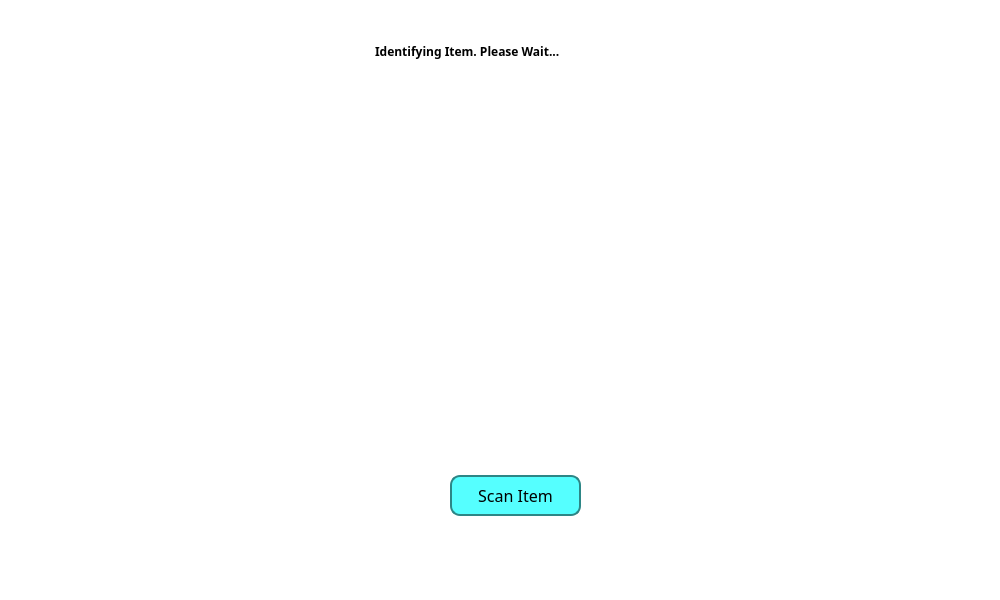
<?xml version="1.0" encoding="UTF-8"?>
<ui version="4.0">
 <class>MainWindow</class>
 <widget class="QMainWindow" name="MainWindow">
  <property name="geometry">
   <rect>
    <x>0</x>
    <y>0</y>
    <width>1000</width>
    <height>600</height>
   </rect>
  </property>
  <property name="windowTitle">
   <string>MainWindow</string>
  </property>
  <property name="styleSheet">
   <string notr="true">background-color: rgb(255, 255, 255);</string>
  </property>
  <widget class="QWidget" name="centralwidget">
   <widget class="QWidget" name="widget" native="true">
    <property name="geometry">
     <rect>
      <x>25</x>
      <y>0</y>
      <width>950</width>
      <height>550</height>
     </rect>
    </property>
    <property name="font">
     <font>
      <weight>75</weight>
      <bold>true</bold>
     </font>
    </property>
    <property name="styleSheet">
     <string notr="true">
#widget {
    background-color: rgb(255, 255, 255);
}

#pushButton {
    border: 2px solid rgb(45, 134, 134); /* Border color */
    background-color: rgb(85, 255, 255); /* Button background color */
    border-radius: 10px; /* Round the corners */
    padding: 10px; /* Adjust padding for better look */
	outline: none;
}

#pushButton:hover {
    background-color: rgb(65, 235, 235); /* Slightly darker on hover */
}

#pushButton:pressed {
    background-color: rgb(45, 205, 205); /* Even darker when pressed */
}
</string>
    </property>
    <widget class="QPushButton" name="pushButton">
     <property name="geometry">
      <rect>
       <x>425</x>
       <y>475</y>
       <width>131</width>
       <height>41</height>
      </rect>
     </property>
     <property name="font">
      <font>
       <family>Sans Serif</family>
       <pointsize>12</pointsize>
       <weight>50</weight>
       <bold>false</bold>
      </font>
     </property>
     <property name="text">
      <string>Scan Item</string>
     </property>
    </widget>
    <widget class="QLabel" name="label">
     <property name="geometry">
      <rect>
       <x>350</x>
       <y>40</y>
       <width>291</width>
       <height>22</height>
      </rect>
     </property>
     <property name="font">
      <font>
       <family>Sans Serif</family>
       <weight>75</weight>
       <bold>true</bold>
      </font>
     </property>
     <property name="text">
      <string>Identifying Item. Please Wait...</string>
     </property>
    </widget>
    <widget class="QWidget" name="widget_2" native="true">
     <property name="geometry">
      <rect>
       <x>70</x>
       <y>70</y>
       <width>800</width>
       <height>400</height>
      </rect>
     </property>
    </widget>
   </widget>
  </widget>
  <widget class="QMenuBar" name="menubar">
   <property name="geometry">
    <rect>
     <x>0</x>
     <y>0</y>
     <width>1000</width>
     <height>28</height>
    </rect>
   </property>
  </widget>
  <widget class="QStatusBar" name="statusbar"/>
 </widget>
 <resources/>
 <connections/>
</ui>
